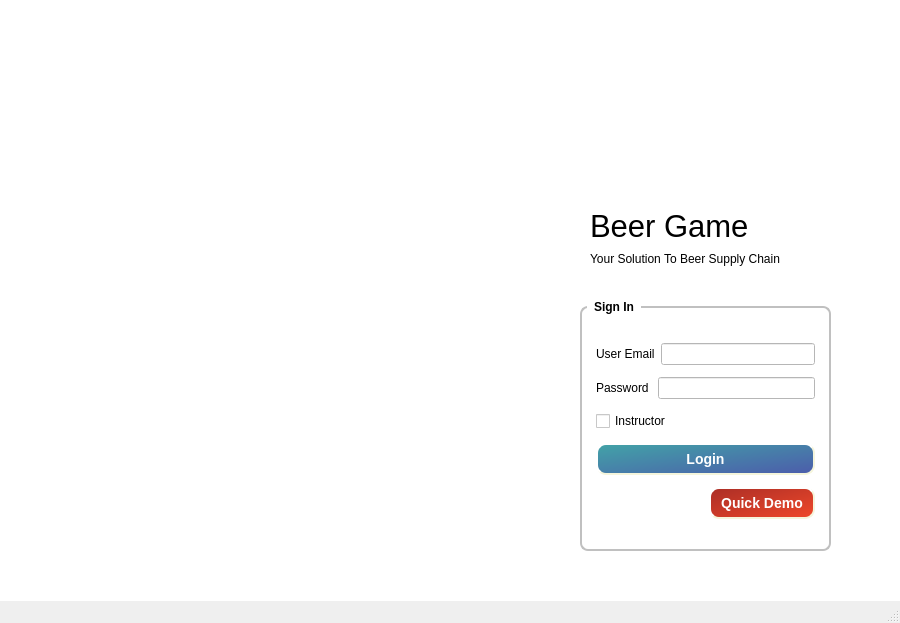
<?xml version="1.0" encoding="UTF-8"?>
<ui version="4.0">
 <class>MainWindow</class>
 <widget class="QMainWindow" name="MainWindow">
  <property name="geometry">
   <rect>
    <x>0</x>
    <y>0</y>
    <width>900</width>
    <height>623</height>
   </rect>
  </property>
  <property name="font">
   <font>
    <family>Ubuntu</family>
   </font>
  </property>
  <property name="windowTitle">
   <string>MainWindow</string>
  </property>
  <property name="styleSheet">
   <string notr="true"/>
  </property>
  <widget class="QWidget" name="centralwidget">
   <property name="styleSheet">
    <string notr="true">background-color: rgb(255, 255, 255)</string>
   </property>
   <widget class="QStackedWidget" name="stackedWidget">
    <property name="geometry">
     <rect>
      <x>0</x>
      <y>0</y>
      <width>901</width>
      <height>591</height>
     </rect>
    </property>
    <widget class="QWidget" name="page">
     <widget class="QGroupBox" name="groupBox">
      <property name="enabled">
       <bool>true</bool>
      </property>
      <property name="geometry">
       <rect>
        <x>580</x>
        <y>300</y>
        <width>251</width>
        <height>251</height>
       </rect>
      </property>
      <property name="styleSheet">
       <string notr="true">QGroupBox {
    font: bold;
    border: 2px solid silver;
    border-radius: 8px;
    margin-top: 6px;
    padding: 20px 5px 10px 5px;
}

QGroupBox::title {
    subcontrol-origin: margin;
    left: 7px;
    padding: 0px 5px 0px 5px;
}</string>
      </property>
      <property name="title">
       <string>Sign In</string>
      </property>
      <property name="checkable">
       <bool>false</bool>
      </property>
      <layout class="QVBoxLayout" name="verticalLayout">
       <item>
        <layout class="QHBoxLayout" name="horizontalLayout_2">
         <item>
          <widget class="QLabel" name="label">
           <property name="text">
            <string>User Email</string>
           </property>
          </widget>
         </item>
         <item>
          <widget class="QLineEdit" name="lineEdit_useremail">
           <property name="maxLength">
            <number>32751</number>
           </property>
          </widget>
         </item>
        </layout>
       </item>
       <item>
        <layout class="QHBoxLayout" name="horizontalLayout">
         <item>
          <widget class="QLabel" name="label_2">
           <property name="text">
            <string>Password </string>
           </property>
          </widget>
         </item>
         <item>
          <widget class="QLineEdit" name="lineEdit_password">
           <property name="echoMode">
            <enum>QLineEdit::Password</enum>
           </property>
          </widget>
         </item>
        </layout>
       </item>
       <item>
        <widget class="QCheckBox" name="checkBox_isInstructor">
         <property name="text">
          <string>Instructor</string>
         </property>
        </widget>
       </item>
       <item>
        <widget class="QPushButton" name="pushButton_Login">
         <property name="styleSheet">
          <string notr="true">QPushButton {
    background-color: rgb(106,208,116);
background-color: qlineargradient(spread:pad, x1:0, y1:0.005, x2:1, y2:1, stop:0 rgba(66, 163, 167, 255), stop:1 rgba(76, 92, 171, 255));
    border-style: outset;
    border-width: 2px;
    border-radius: 10px;
    border-color: beige;
    font: bold 14px;
    min-width: 10em;
    padding: 6px;
	color: white;
}

#pushButton_Login:hover{ 
    background-color: rgb(106,208,116);
background-color: qlineargradient(spread:pad, x1:0, y1:0.005, x2:1, y2:1, stop:0 rgba(76, 92, 171, 255), stop:1 rgba(66, 163, 167, 255));
    border-style: outset;
    border-width: 2px;
    border-radius: 10px;
    border-color: beige;
    font: bold 15px;
    min-width: 10em;
    padding: 6px;
	color: white;}</string>
         </property>
         <property name="text">
          <string>Login</string>
         </property>
        </widget>
       </item>
       <item>
        <layout class="QHBoxLayout" name="horizontalLayout_3">
         <item>
          <widget class="QLabel" name="youtube_logo">
           <property name="text">
            <string/>
           </property>
          </widget>
         </item>
         <item>
          <widget class="QPushButton" name="youtube_btn">
           <property name="styleSheet">
            <string notr="true">QPushButton {
    background-color: rgb(106,208,116);
background-color: qlineargradient(spread:pad, x1:0, y1:0.005, x2:1, y2:1, stop:0 rgba(171,46,38, 255), stop:1 rgba(239,72,42,255));
    border-style: outset;
    border-width: 2px;
    border-radius: 10px;
    border-color: beige;
    font: bold 14px;
    min-width:9.5em;
    padding: 6px;
	color: white;
}

#youtube_btn:hover{ 
    background-color: rgb(106,208,116);
background-color: qlineargradient(spread:pad, x1:0, y1:0.005, x2:1, y2:1, stop:0 rgba(239,72,42,255), stop:1 rgba(171,46,38, 255));
    border-style: outset;
    border-width: 2px;
    border-radius: 10px;
    border-color: beige;
    font: bold 15px;
    padding: 6px;
	color: white;}</string>
           </property>
           <property name="text">
            <string>Quick Demo</string>
           </property>
          </widget>
         </item>
        </layout>
       </item>
      </layout>
     </widget>
     <widget class="QLabel" name="label_3">
      <property name="geometry">
       <rect>
        <x>590</x>
        <y>200</y>
        <width>181</width>
        <height>51</height>
       </rect>
      </property>
      <property name="font">
       <font>
        <family>Ubuntu</family>
        <pointsize>23</pointsize>
        <weight>50</weight>
        <bold>false</bold>
       </font>
      </property>
      <property name="text">
       <string>Beer Game</string>
      </property>
     </widget>
     <widget class="QLabel" name="label_cover">
      <property name="geometry">
       <rect>
        <x>0</x>
        <y>-10</y>
        <width>521</width>
        <height>611</height>
       </rect>
      </property>
      <property name="text">
       <string/>
      </property>
     </widget>
     <widget class="QLabel" name="label_logo">
      <property name="geometry">
       <rect>
        <x>580</x>
        <y>10</y>
        <width>161</width>
        <height>181</height>
       </rect>
      </property>
      <property name="text">
       <string/>
      </property>
     </widget>
     <widget class="QLabel" name="label_4">
      <property name="geometry">
       <rect>
        <x>590</x>
        <y>250</y>
        <width>241</width>
        <height>17</height>
       </rect>
      </property>
      <property name="text">
       <string>Your Solution To Beer Supply Chain </string>
      </property>
     </widget>
    </widget>
    <widget class="QWidget" name="page_2">
     <property name="styleSheet">
      <string notr="true">#page_2 {
background-color: rgb(28, 28, 30);
}</string>
     </property>
     <widget class="QFrame" name="verticalFrame">
      <property name="geometry">
       <rect>
        <x>10</x>
        <y>0</y>
        <width>881</width>
        <height>581</height>
       </rect>
      </property>
      <property name="styleSheet">
       <string notr="true">#verticalFrame {
background-color: rgb(28, 28, 30);
}</string>
      </property>
      <layout class="QVBoxLayout" name="verticalLayout_2">
       <item>
        <widget class="QWidget" name="video" native="true">
         <property name="styleSheet">
          <string notr="true">#video {
    font: bold;
	font-size:16px;
    border: 1px solid silver;
    border-radius: 12px;
    margin-top: 8px;
    padding: 15px 5px 10px 5px;
background-color: rgb(28, 28, 30);
}</string>
         </property>
        </widget>
       </item>
       <item>
        <widget class="QPushButton" name="pushButton">
         <property name="styleSheet">
          <string notr="true">QPushButton {
    background-color: rgb(106,208,116);
background-color: qlineargradient(spread:pad, x1:0, y1:0.005, x2:1, y2:1, stop:0 rgba(66, 163, 167, 255), stop:1 rgba(76, 92, 171, 255));
    border-radius: 10px;
    font: bold 14px;
    max-width: 15em;
    padding: 6px;
	margin-bottom:4px;
	margin-left:320px;
	color: white;
}

#pushButton:hover{ 
    background-color: rgb(106,208,116);
background-color: qlineargradient(spread:pad, x1:0, y1:0.005, x2:1, y2:1, stop:0 rgba(76, 92, 171, 255), stop:1 rgba(66, 163, 167, 255));
    border-radius: 10px;
    font: bold 15px;
    min-width: 10em;
    padding: 6px;
	color: white;}</string>
         </property>
         <property name="text">
          <string>Go Back</string>
         </property>
        </widget>
       </item>
      </layout>
     </widget>
    </widget>
   </widget>
  </widget>
  <widget class="QMenuBar" name="menubar">
   <property name="geometry">
    <rect>
     <x>0</x>
     <y>0</y>
     <width>900</width>
     <height>22</height>
    </rect>
   </property>
  </widget>
  <widget class="QStatusBar" name="statusbar"/>
 </widget>
 <resources/>
 <connections/>
</ui>
